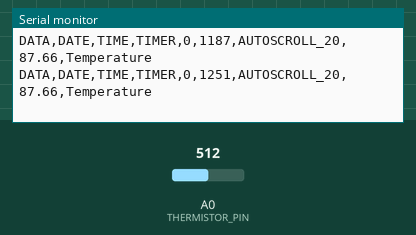
Simulated run of this sketch. Board: Arduino Uno, built with avr-gcc and run on an emulated ATmega328P. Shown: the last lines printed to the serial monitor. The inputs (shaded band) are chosen by the test bench; at power-on: A0 (THERMISTOR_PIN) = 512.

Above: at 1.3 s.
1.4 s: A0 (THERMISTOR_PIN) set to 437
At 1.42 s:
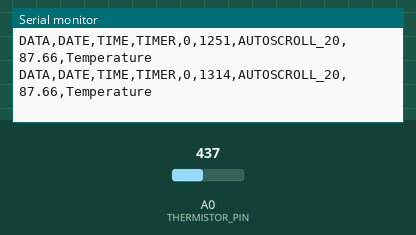
4.4 s: A0 (THERMISTOR_PIN) set to 408
At 4.41 s:
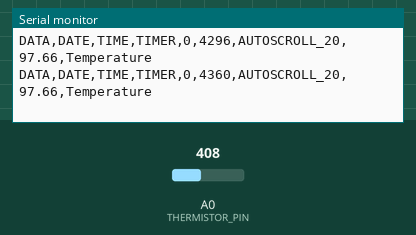
Timing chart, 0 to 7.4 s (numbered marks = the images above; inputs shaded):
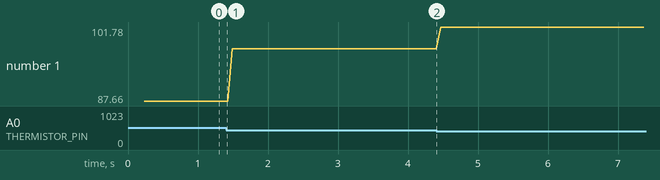

Measured:
- plotted number 1: 87.66 → 97.66 after the input at 1.4 s

The sketch:

PLX-DAQ-v2-DefaultSketch.ino
```cpp
#define THERMISTOR_PIN A0
#define SERIES_RESISTOR 10000.0 // Значение резистора, подключенного последовательно с термистором (10K)
#define NOMINAL_RESISTANCE 100000.0 // Номинальное сопротивление термистора (100K)
#define B_COEFFICIENT 3950.0       // B-коэффициент для вашего термистора

void setup() {
  // Initialize the serial connection
  Serial.begin(9600);

  // Rest of your setup code...
  Serial.println("CLEARSHEET");
  Serial.println("LABEL,Date,Time,Timer,Counter,millis,Temperature");
  Serial.println("CUSTOMBOX1,LABEL,Stop logging at 250?");
  Serial.println("CUSTOMBOX2,LABEL,Resume log at 350?");
  Serial.println("CUSTOMBOX3,LABEL,Quit at 450?");
  Serial.println("CUSTOMBOX1,SET,1");
  Serial.println("CUSTOMBOX2,SET,1");
  Serial.println("CUSTOMBOX3,SET,0");
}

void loop() {
  // Read analog value from the thermistor
  int i = 0; // Объявление переменной i
  int rawValue = analogRead(THERMISTOR_PIN);

  // Calculate resistance of the thermistor
  float voltage = (float)rawValue / 1023.0 * 5.0; // Assuming 5V reference voltage
  float resistance = SERIES_RESISTOR / ((5.0 / voltage) - 1.0);

  // Calculate temperature using Steinhart-Hart equation
  float temperatureK = 1.0 / ((log(resistance / NOMINAL_RESISTANCE) / B_COEFFICIENT) + (1.0 / 298.15));
  float temperatureC = temperatureK - 273.15;

  // Send data to Excel via PLX-DAQ
  Serial.print("DATA,DATE,TIME,TIMER,");
  Serial.print(i++);
  Serial.print(",");
  Serial.print(millis());
  Serial.print(",AUTOSCROLL_20,");
  Serial.print(temperatureC);
  Serial.println(",Temperature");

  // Rest of your loop code...

  // Clear some cells in Excel (rectangle range from B10 to D20)
  if (i == 100)
    Serial.println("ClearRange,B,10,D,20");

  // Do a simple beep in Excel on PC
  if (i == 150)
    Serial.println("BEEP");

  // Read a value from Excel
  if (i == 200) {
    Serial.println("CELL,GET,FROMSHEET,Simple Data,E,4");
    int readvalue = Serial.readStringUntil(10).toInt();
    Serial.println("Value of cell E4 is: " + String(readvalue));
  }

  // Check value of custombox1 on PLX DAQ in Excel
  if (i == 250) {
    Serial.println("CUSTOMBOX1,GET");
    int stoplogging = Serial.readStringUntil(10).toInt();
    Serial.println("Value of stoplogging/checkbox is: " + String(stoplogging));
    if (stoplogging)
      Serial.println("PAUSELOGGING");
  }

  // Get a true random number from the computer
  if (i == 300) {
    Serial.println("GETRANDOM,-4321,12345");
    int rndseed = Serial.readStringUntil(10).toInt();
    Serial.println("Got random value '" + String(rndseed) + "' from Excel");
  }

  // Resume logging
  if (i == 350) {
    Serial.println("CUSTOMBOX2,GET");
    int resumelogging = Serial.readStringUntil(10).toInt();
    if (resumelogging)
      Serial.println("RESUMELOGGING");
  }

  // Post to specific cells on default sheet as well as named sheet
  if (i == 400) {
    Serial.println("CELL,SET,G10,400 test 1 string");
    Serial.println("CELL,SET,ONSHEET,Simple Data,G,11,400 test 2 string");
  }

  // Forced quit of Excel with saving the file first
  if (i == 450) {
    Serial.println("CUSTOMBOX3,GET");
    if (Serial.readStringUntil(10).toInt()) {
      Serial.println("SAVEWORKBOOKAS,450-Lines-File");
      Serial.println("FORCEEXCELQUIT");
    } else
      Serial.println("No forced Excel quit requested!");
  }

  // Ваш остальной код loop...

  // Увеличение i для следующей итерации
  i++;
}
```
